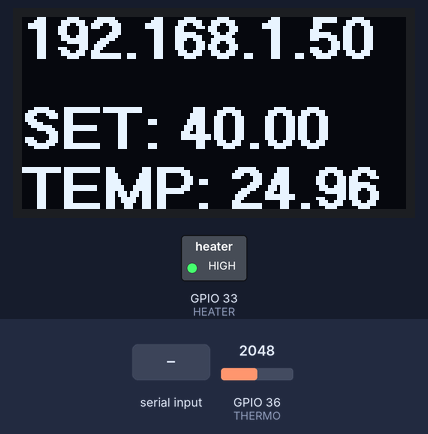
A sketch run on a simulated ESP32. Parts: 128×64 one-colour display, switched loads named in the sketch (green lamp = pin HIGH). The inputs (shaded band) are chosen by the test bench; at power-on: GPIO 36 (THERMO) = 2048 (analog values on the 0–4095 scale). WiFi joins after 1.5 s; servers stay silent unless stated; storage starts empty; what the sketch prints to the serial monitor is not drawn.

Above: at 2.7 s.
2.8 s: GPIO 36 (THERMO) set to 1228
At 3.32 s:
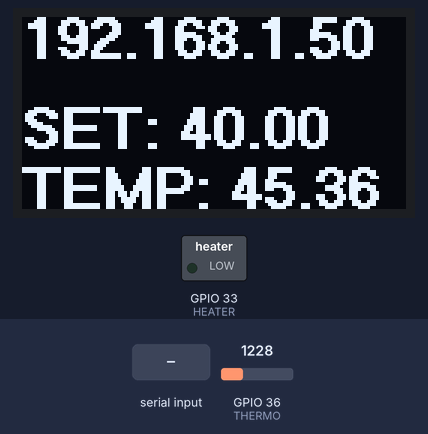
5.8 s: "90,45\n" received over Serial
At 7.2 s:
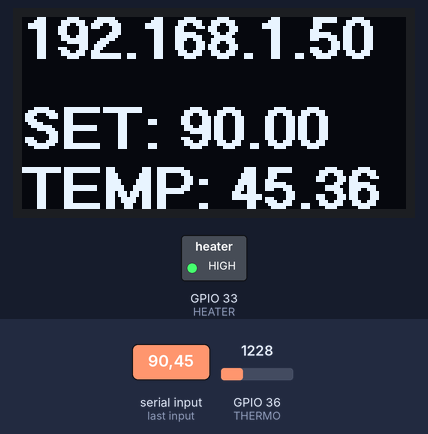
7.5 s: "30,150\n" received over Serial
At 8.4 s:
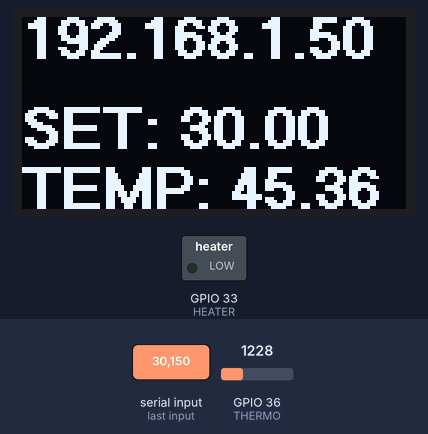
10.5 s: GPIO 36 (THERMO) set to 491
At 11.8 s:
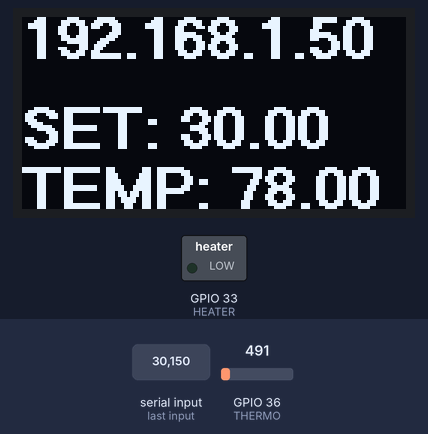
Timing chart, 0 to 13.5 s (numbered marks = the images above; inputs shaded):
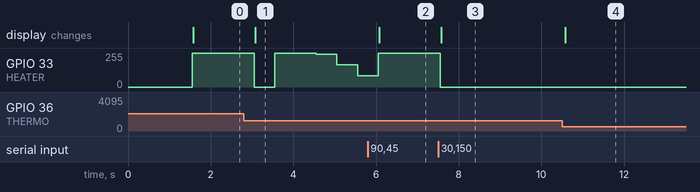

The sketch:

OK.ino
```cpp
/*
 程式更新以配合ESP32開發環境3.x版
 請參閱：https://swf.com.tw/?p=2000
*/

#include <WiFi.h>
#include <AsyncTCP.h>
#include <ArduinoJson.h>
#include <ESPAsyncWebServer.h>
#include <WebSocketsServer.h>
#include <SPIFFS.h>
#include <U8g2lib.h>
#define THERMO 36       // 熱敏電阻分壓輸入腳
#define HEATER 33       // 陶瓷加熱片的PWM輸出腳
#define INTERVAL 500    // 0.5秒
#define PWM_CHANNEL 0   // PWM通道（0~15）
#define PWM_BITS 8      // 8位元解析度
#define PWM_FREQ 1000   // PWM頻率1KHz
#define ADC_BITS 10     // 類比輸入ADC的解析度

const char *ssid = "你的Wi-Fi名稱";
const char *password = "你的Wi-Fi密碼";
String ipAddr = "";  // 儲存IP位址

U8G2_SSD1306_128X64_NONAME_1_HW_I2C u8g2(U8G2_R2, U8X8_PIN_NONE);

float setPoint = 40.0;  // 目標溫度
float temp = 0;         // 目前溫度
float kp = 20.5;         // 比例增益
float ki = 30.25;         // 積分增益
float kd = 50.0;         // 微分增益

AsyncWebServer server(80); // 建立HTTP伺服器物件
AsyncWebSocket ws("/ws");  // 建立WebSocket物件

void onSocketEvent(AsyncWebSocket *server,
                   AsyncWebSocketClient *client,
                   AwsEventType type,
                   void *arg,
                   uint8_t *data,
                   size_t len)
{
  // 底下是ArduinoJson V6的JSON文件變數宣告
  // StaticJsonDocument<50> doc;
  // 底下是ArduinoJson V7的JSON文件變數宣告
  JsonDocument doc;

  switch (type) {
    case WS_EVT_CONNECT:
      Serial.printf("來自%s的用戶%u已連線\n", client->remoteIP().toString().c_str(), client->id());
      break;
    case WS_EVT_DISCONNECT:
      Serial.printf("用戶%u已離線\n", client->id());
      break;
    case WS_EVT_ERROR:
      Serial.printf("用戶%u出錯了：%s\n", client->id(), (char *)data);
      break;
    case WS_EVT_DATA:
      Serial.printf("用戶%u傳入資料：%s\n", client->id(), (char *)data);
      DeserializationError error = deserializeJson(doc, data, len);

      if (error) {
        Serial.print("解析JSON出錯了：");
        Serial.println(error.c_str());
        return;
      }
      /*
         傳入的JSON格式範例：
         {"PID":"p", "v":4.5}
      */
      const char *pidStr = doc["PID"];
      float val = doc["v"];   // 資料值
      if (strcmp(pidStr, "p") == 0) {
        Serial.printf("Kp: %.2f\n", val);
        kp = val;
      } else if (strcmp(pidStr, "i") == 0) {
        Serial.printf("Ki: %.2f\n", val);
        ki = val;
      } else if (strcmp(pidStr, "d") == 0) {
        Serial.printf("Kd: %.2f\n", val);
        kd = val;
      } else if (strcmp(pidStr, "s") == 0) {
        Serial.printf("setPoint: %.2f\n", val);
        setPoint = val;
      } else if (strcmp(pidStr, "N") == 0) {
        Serial.println("傳送PID初設值");
        notifyINIT();
      }
      break;
  }
}

void notifyClients() {
  // 底下是ArduinoJson V6的JSON文件變數宣告
  // StaticJsonDocument<48> doc;
  // 底下是ArduinoJson V7的JSON文件變數宣告
  JsonDocument doc;

  doc["d"] = "NTC";
  doc["v"] = (int)(temp * 100 + .5) / 100.0;

  char data[48];          // 儲存JSON字串的字元陣列
  serializeJson(doc, data);
  ws.textAll(data);        // 向所有連線的用戶端傳遞JSON字串
}

void notifyINIT() {
  // 底下是ArduinoJson V6的JSON文件變數宣告
  // StaticJsonDocument<96> doc;
  // 底下是ArduinoJson V7的JSON文件變數宣告
  JsonDocument doc;

  char buffer[35];
  snprintf(buffer, sizeof(buffer), "%.3f,%.3f,%.3f,%.3f",
           setPoint, kp, ki, kd);

  doc["d"] = "INIT";
  doc["v"] = buffer;

  char output[60];          // 儲存JSON字串的字元陣列
  serializeJson(doc, output);
  serializeJsonPretty(doc, Serial);  // 向序列埠輸出JSON內容
  Serial.println();
  ws.textAll(output);        // 向所有連線的用戶端傳遞JSON字串
}

void OLED() {
  u8g2.firstPage();
  do {
    u8g2.setFont(u8g2_font_crox4hb_tf);
    u8g2.setCursor(0, 14);
    u8g2.print(ipAddr);  // 顯示IP位址
    u8g2.setCursor(0, 44);
    // 顯示目標溫度
    u8g2.print(String("SET: ") + String(setPoint, 2) + "\xb0C");
    u8g2.setCursor(0, 64);
    // 顯示感測溫度
    u8g2.print(String("TEMP: ") + String(temp, 2) + "\xb0C");
  } while ( u8g2.nextPage() );
}

void readSerial() {  // 讀取序列輸入字串的函式
  if (Serial.available()) {
    String data = Serial.readStringUntil('\n');
    sscanf(data.c_str(), "%f,%f,%f,%f", &setPoint, &kp, &ki, &kd);
    Serial.printf("setPoint= %.2f, kp= %.2f, ki= %.2f, kd= %.2f\n", setPoint, kp, ki, kd);
  }
}

float readTemp(float R0 = 10000.0, float beta = 3950.0) {
  int adc = analogRead(THERMO);
  float T0 = 25.0 + 273.15;
  float r = (adc * R0) / ((1<<ADC_BITS)-1 - adc);
  return 1 / (1 / T0 + 1 / beta * log(r / R0)) - 273.15;
}

float computePID(float in) {  // 計算PID
  static float errorSum = 0;  // 累計誤差
  static float prevError = 0;  // 前次誤差值
  float error = setPoint - in;  // 當前誤差
  float dt = INTERVAL / 1000.0;  // 間隔時間（秒）

  errorSum += error * dt;                // 積分：累計誤差
  errorSum = constrain(errorSum, 0, 255);   // 限制積分範圍

  float errorRate = (error - prevError) / dt;  // 微分：誤差程度變化
  prevError = error;  // 儲存本次誤差

  float output = kp * error + ki * errorSum + kd * errorRate;  // 計算PID
  output = constrain(output, 0, 255);                    // 限制輸出值範圍
  return output;
}

void setup() {
  Serial.begin(115200);
  pinMode(HEATER, OUTPUT);

  IPAddress ip;
  // 初始化SPIFFS
  if (!SPIFFS.begin(true)) {
    Serial.println("無法載入SPIFFS記憶體");
    return;
  }
  // 設置無線網路
  WiFi.mode(WIFI_STA);
  WiFi.begin(ssid, password);
  Serial.println("");

  while (WiFi.status() != WL_CONNECTED) {
    Serial.print(".");
    delay(500);
  }
  ip = WiFi.localIP();
  ipAddr = WiFi.localIP().toString();
  Serial.printf("\nIP位址：%s\n", ipAddr.c_str());

  // 設置首頁
  server.serveStatic("/", SPIFFS, "/www/").setDefaultFile("index.html");
  server.serveStatic("/favicon.ico", SPIFFS, "/www/favicon.ico");
  // 查無此頁
  server.onNotFound([](AsyncWebServerRequest * req) {
    req->send(404, "text/plain", "Not found");
  });

  ws.onEvent(onSocketEvent); // 附加事件處理程式
  server.addHandler(&ws);
  server.begin(); // 啟動網站伺服器
  Serial.println("HTTP伺服器開工了～");

  u8g2.begin();   // 初始化OLED顯示器
  // 設定類比輸入
  analogSetAttenuation(ADC_11db);  // 類比輸入上限3.6V
  analogReadResolution(ADC_BITS);  // 類比輸入位元解析度

  #if ESP_ARDUINO_VERSION >= ESP_ARDUINO_VERSION_VAL(3, 0, 0)
  // 底下敘述適用於ESP32開發平台3.x版
  ledcAttachChannel(HEATER, PWM_FREQ, PWM_BITS, PWM_CHANNEL); // 接腳, 頻率, 解析度, 通道
  #else
  // 以下兩行適用於ESP32開發平台2.x版
  ledcSetup(PWM_CHANNEL, PWM_FREQ, PWM_BITS);  // 設置PWM輸出
  ledcAttachPin(HEATER, PWM_CHANNEL);      // 指定輸出腳
  #endif
}

void loop() {
  static uint32_t prevTime = 0;   // 前次時間，宣告成「靜態」變數。
  uint32_t now = millis();        // 目前時間

  if (now - prevTime >= INTERVAL) {
    prevTime = now;

    temp = readTemp();      // 讀取溫度
    float power = computePID(temp);   // 計算PID

    #if ESP_ARDUINO_VERSION >= ESP_ARDUINO_VERSION_VAL(3, 0, 0)
    ledcWrite(HEATER, (int)power); // 加熱
    #else
    ledcWrite(PWM_CHANNEL, (int)power);  // 加熱
    #endif

    // Serial.printf("%.2f,%.2f\n", setPoint, temp);
    OLED();  // 更新顯示畫面
    notifyClients();  // 向網路用戶端傳遞感測資料
  }

  ws.cleanupClients();
  readSerial();   // 讀取序列輸入參數
}
```

Measured:
- after the input at 2.8 s, GPIO 33 (HEATER): 255/255 → 0/255 after 0.25 s, → 255/255 0.50 s later, → 247/255 1.0 s later, → 166/255 0.50 s later, … (5 changes in this stretch); the display: changes after 0.28 s (image 1)
- after the input at 5.8 s, the display: changes after 0.28 s (image 2)
- after the input at 7.5 s, GPIO 33 (HEATER): 255/255 → 0/255 after 0.05 s; the display: changes after 0.08 s (image 3)
- after the input at 10.5 s, the display: changes after 0.08 s (image 4)
